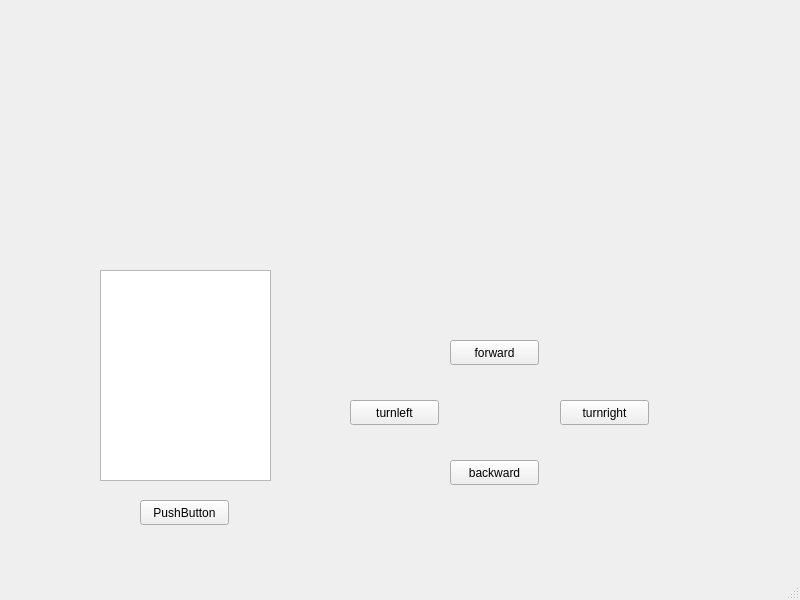
<?xml version="1.0" encoding="UTF-8"?>
<ui version="4.0">
 <class>MainWindow</class>
 <widget class="QMainWindow" name="MainWindow">
  <property name="geometry">
   <rect>
    <x>0</x>
    <y>0</y>
    <width>800</width>
    <height>600</height>
   </rect>
  </property>
  <property name="windowTitle">
   <string>MainWindow</string>
  </property>
  <widget class="QWidget" name="centralwidget">
   <widget class="QWidget" name="positionView" native="true">
    <property name="geometry">
     <rect>
      <x>120</x>
      <y>10</y>
      <width>621</width>
      <height>191</height>
     </rect>
    </property>
   </widget>
   <widget class="QGraphicsView" name="graphicsView">
    <property name="geometry">
     <rect>
      <x>100</x>
      <y>270</y>
      <width>171</width>
      <height>211</height>
     </rect>
    </property>
   </widget>
   <widget class="QPushButton" name="pushButton">
    <property name="geometry">
     <rect>
      <x>140</x>
      <y>500</y>
      <width>89</width>
      <height>25</height>
     </rect>
    </property>
    <property name="text">
     <string>PushButton</string>
    </property>
   </widget>
   <widget class="QPushButton" name="forward">
    <property name="geometry">
     <rect>
      <x>450</x>
      <y>340</y>
      <width>89</width>
      <height>25</height>
     </rect>
    </property>
    <property name="text">
     <string>forward</string>
    </property>
   </widget>
   <widget class="QPushButton" name="backward">
    <property name="geometry">
     <rect>
      <x>450</x>
      <y>460</y>
      <width>89</width>
      <height>25</height>
     </rect>
    </property>
    <property name="cursor">
     <cursorShape>ArrowCursor</cursorShape>
    </property>
    <property name="text">
     <string>backward</string>
    </property>
   </widget>
   <widget class="QPushButton" name="turnleft">
    <property name="geometry">
     <rect>
      <x>350</x>
      <y>400</y>
      <width>89</width>
      <height>25</height>
     </rect>
    </property>
    <property name="text">
     <string>turnleft</string>
    </property>
   </widget>
   <widget class="QPushButton" name="turnright">
    <property name="geometry">
     <rect>
      <x>560</x>
      <y>400</y>
      <width>89</width>
      <height>25</height>
     </rect>
    </property>
    <property name="text">
     <string>turnright</string>
    </property>
   </widget>
  </widget>
  <widget class="QMenuBar" name="menubar">
   <property name="geometry">
    <rect>
     <x>0</x>
     <y>0</y>
     <width>800</width>
     <height>28</height>
    </rect>
   </property>
  </widget>
  <widget class="QStatusBar" name="statusbar"/>
 </widget>
 <resources/>
 <connections/>
</ui>
